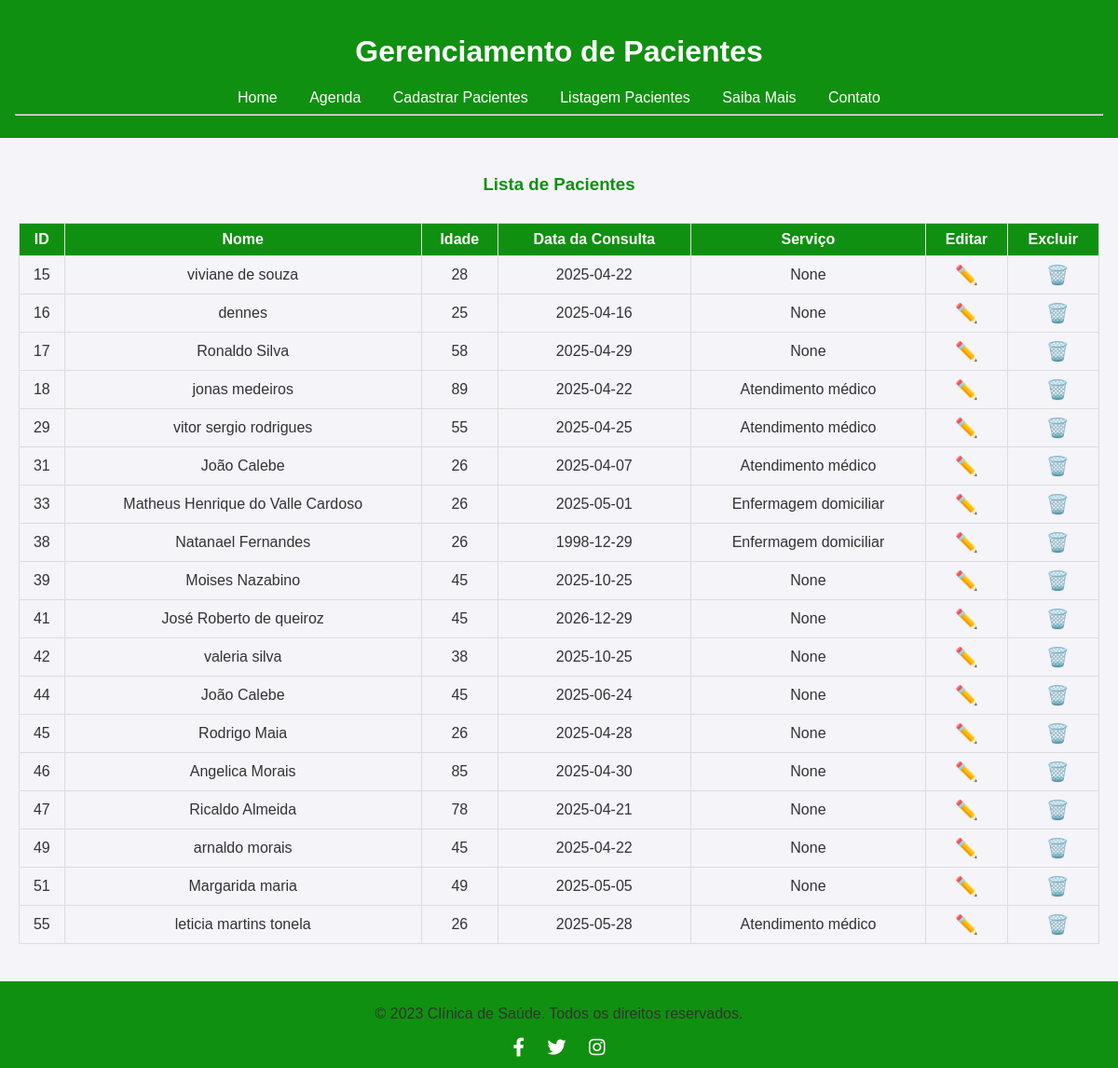
/listagem.html, run on the app's committed database.
### tables this page shows
CREATE TABLE clientes (
            id INTEGER PRIMARY KEY AUTOINCREMENT,
            nome TEXT NOT NULL,
            idade TEXT NOT NULL,
            data_cadastro TEXT NOT NULL  
        , servico TEXT);

### app.py (the view)
@app.route('/listagem.html')
def listagem ():
    conn = get_db_connection()
    clientes = conn.execute('SELECT * FROM clientes').fetchall()
    conn.close()
    return render_template('listagem.html', clientes=clientes)

### app.py (called while the page is built)
def get_db_connection():
    conn = sqlite3.connect('database.db')
    conn.row_factory = sqlite3.Row
    return conn

### Templates/listagem.html (shortened to what this page needs)
{% extends 'base.html' %}
{% block conteudo %}
    <h3>Lista de Pacientes</h3>
    <table border="1">
        <tr>
            <th>ID</th>
            <th>Nome</th>
            <th>Idade</th>
            <th>Data da Consulta</th>
            <th>Serviço</th>
            <th>Editar</th>
            <th>Excluir</th>
        </tr>
        {% for cliente in clientes %}
        <tr>
            <td>{{ cliente.id }}</td>
            <td>{{ cliente.nome }}</td>
            <td>{{ cliente.idade }}</td>
            <td>{{ cliente.data_cadastro }}</td>
            <td>{{ cliente.servico }}</td>
            <td>
                <a href="{{ url_for('editar', index=cliente.id) }}" title="Editar" style="text-decoration: none; font-size: 20px;">✏️</a>
            </td>
            <td>
                <a href="{{ url_for('excluir', index=cliente.id) }}" title="Excluir" style="text-decoration: none; font-size: 20px; margin-left: 10px;" onclick="return confirm('Tem certeza que deseja excluir este agendamento?');">🗑️</a>
            </td>
        </tr>
        {% endfor %}
    </table>
{% endblock %}

### Templates/base.html (style rules this page uses)
html, body { font-family: Arial, sans-serif; height: 100%; margin: 0; padding: 0; background-color: #f4f4f9; color: #333; display: flex; flex-direction: column; }
table { width: 100%; border-collapse: collapse; margin: 20px 0; }
table th, table td { border: 1px solid #ddd; padding: 8px; text-align: center; }
table th { background-color: #109010; color: white; }
h3 { text-align: center; margin-bottom: 30px; color: #109010 }

### data on the page
clientes: id "15", nome "viviane de souza", idade "28", data_cadastro "2025-04-22", servico "None"
clientes: id "16", nome "dennes", idade "25", data_cadastro "2025-04-16", servico "None"
clientes: id "17", nome "Ronaldo Silva", idade "58", data_cadastro "2025-04-29", servico "None"
clientes: id "18", nome "jonas medeiros", idade "89", data_cadastro "2025-04-22", servico "Atendimento médico"
clientes: id "29", nome "vitor sergio rodrigues", idade "55", data_cadastro "2025-04-25", servico "Atendimento médico"
clientes: id "31", nome "João Calebe", idade "26", data_cadastro "2025-04-07", servico "Atendimento médico"
clientes: id "33", nome "Matheus Henrique do Valle Cardoso", idade "26", data_cadastro "2025-05-01", servico "Enfermagem domiciliar"
clientes: id "38", nome "Natanael Fernandes", idade "26", data_cadastro "1998-12-29", servico "Enfermagem domiciliar"
clientes: id "39", nome "Moises Nazabino", idade "45", data_cadastro "2025-10-25", servico "None"
clientes: id "41", nome "José Roberto de queiroz", idade "45", data_cadastro "2026-12-29", servico "None"
clientes: id "42", nome "valeria silva", idade "38", data_cadastro "2025-10-25", servico "None"
clientes: id "44", nome "João Calebe", idade "45", data_cadastro "2025-06-24", servico "None"
clientes: id "45", nome "Rodrigo Maia", idade "26", data_cadastro "2025-04-28", servico "None"
clientes: id "46", nome "Angelica Morais", idade "85", data_cadastro "2025-04-30", servico "None"
clientes: id "47", nome "Ricaldo Almeida", idade "78", data_cadastro "2025-04-21", servico "None"
clientes: id "49", nome "arnaldo morais", idade "45", data_cadastro "2025-04-22", servico "None"
clientes: id "51", nome "Margarida maria", idade "49", data_cadastro "2025-05-05", servico "None"
clientes: id "55", nome "leticia martins tonela", idade "26", data_cadastro "2025-05-28", servico "Atendimento médico"
